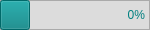
   <widget class="QFrame" name="memofrme">
    <property name="geometry">
     <rect>
      <x>165</x>
      <y>70</y>
      <width>150</width>
      <height>30</height>
     </rect>
    </property>
    <property name="sizePolicy">
     <sizepolicy hsizetype="Fixed" vsizetype="Fixed">
      <horstretch>0</horstretch>
      <verstretch>0</verstretch>
     </sizepolicy>
    </property>
    <property name="minimumSize">
     <size>
      <width>150</width>
      <height>30</height>
     </size>
    </property>
    <property name="maximumSize">
     <size>
      <width>150</width>
      <height>30</height>
     </size>
    </property>
    <property name="styleSheet">
     <string notr="true">background-color: #dcdcdc;</string>
    </property>
    <property name="frameShape">
     <enum>QFrame::StyledPanel</enum>
    </property>
    <property name="frameShadow">
     <enum>QFrame::Raised</enum>
    </property>
    <widget class="QPushButton" name="memobutn">
     <property name="enabled">
      <bool>false</bool>
     </property>
     <property name="geometry">
      <rect>
       <x>0</x>
       <y>0</y>
       <width>30</width>
       <height>30</height>
      </rect>
     </property>
     <property name="sizePolicy">
      <sizepolicy hsizetype="Fixed" vsizetype="Fixed">
       <horstretch>0</horstretch>
       <verstretch>0</verstretch>
      </sizepolicy>
     </property>
     <property name="minimumSize">
      <size>
       <width>30</width>
       <height>30</height>
      </size>
     </property>
     <property name="maximumSize">
      <size>
       <width>30</width>
       <height>30</height>
      </size>
     </property>
     <property name="styleSheet">
      <string notr="true">background-color: #008080;</string>
     </property>
     <property name="text">
      <string/>
     </property>
    </widget>
    <widget class="QLabel" name="memoicon">
     <property name="geometry">
      <rect>
       <x>5</x>
       <y>5</y>
       <width>20</width>
       <height>20</height>
      </rect>
     </property>
     <property name="sizePolicy">
      <sizepolicy hsizetype="Fixed" vsizetype="Fixed">
       <horstretch>0</horstretch>
       <verstretch>0</verstretch>
      </sizepolicy>
     </property>
     <property name="minimumSize">
      <size>
       <width>20</width>
       <height>20</height>
      </size>
     </property>
     <property name="maximumSize">
      <size>
       <width>20</width>
       <height>20</height>
      </size>
     </property>
     <property name="styleSheet">
      <string notr="true">background-color: rgba(0,0,0,0);</string>
     </property>
     <property name="text">
      <string/>
     </property>
     <property name="pixmap">
      <pixmap resource="procwind.qrc">:/procwind/images/memo.png</pixmap>
     </property>
     <property name="scaledContents">
      <bool>true</bool>
     </property>
     <property name="alignment">
      <set>Qt::AlignCenter</set>
     </property>
    </widget>
    <widget class="QLabel" name="memotext">
     <property name="geometry">
      <rect>
       <x>35</x>
       <y>5</y>
       <width>110</width>
       <height>20</height>
      </rect>
     </property>
     <property name="sizePolicy">
      <sizepolicy hsizetype="Fixed" vsizetype="Fixed">
       <horstretch>0</horstretch>
       <verstretch>0</verstretch>
      </sizepolicy>
     </property>
     <property name="minimumSize">
      <size>
       <width>110</width>
       <height>20</height>
      </size>
     </property>
     <property name="maximumSize">
      <size>
       <width>110</width>
       <height>20</height>
      </size>
     </property>
     <property name="styleSheet">
      <string notr="true">font: 15pt &quot;JetBrains Mono&quot;;
color: #008080;</string>
     </property>
     <property name="text">
      <string>0%</string>
     </property>
     <property name="alignment">
      <set>Qt::AlignRight|Qt::AlignTrailing|Qt::AlignVCenter</set>
     </property>
    </widget>
   </widget>
